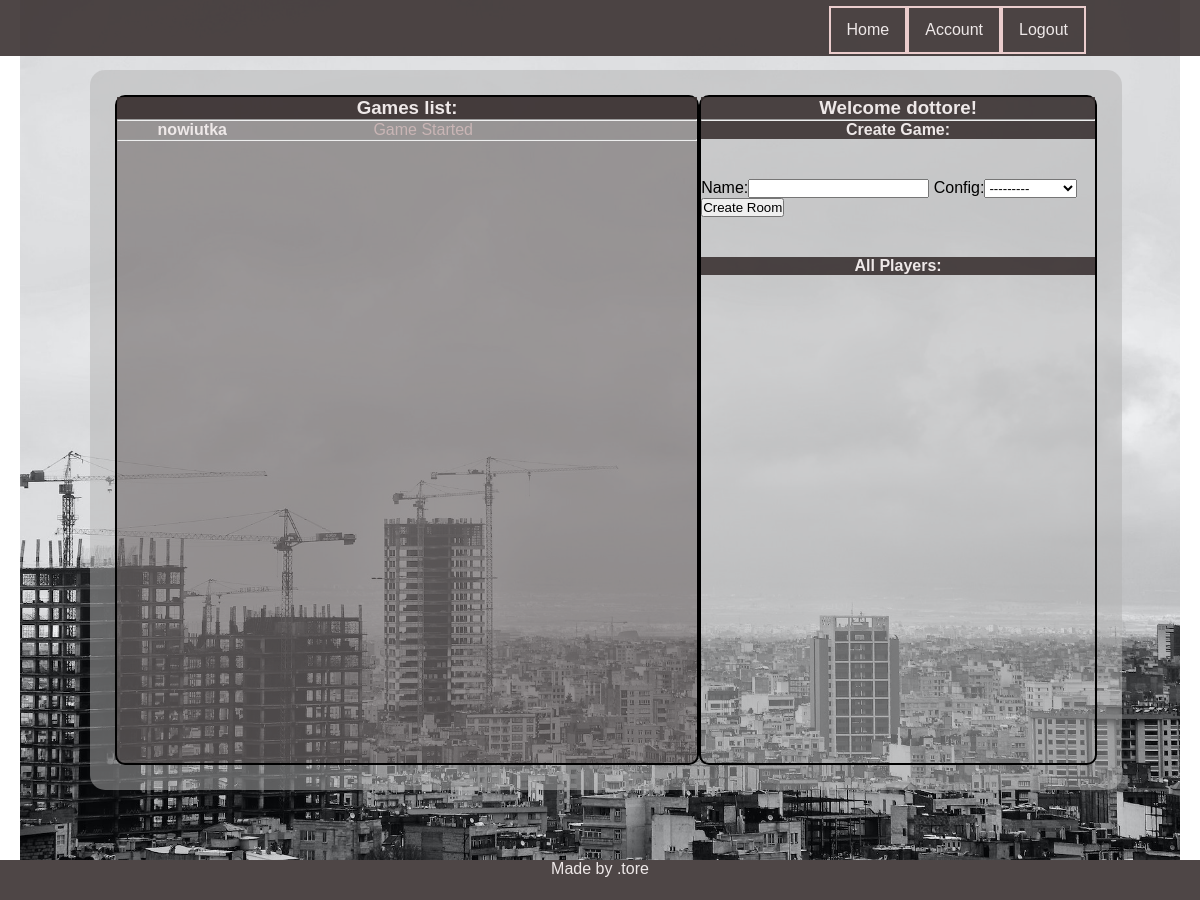
/player/home/s (signed in), run on an earlier commit of the app's database.
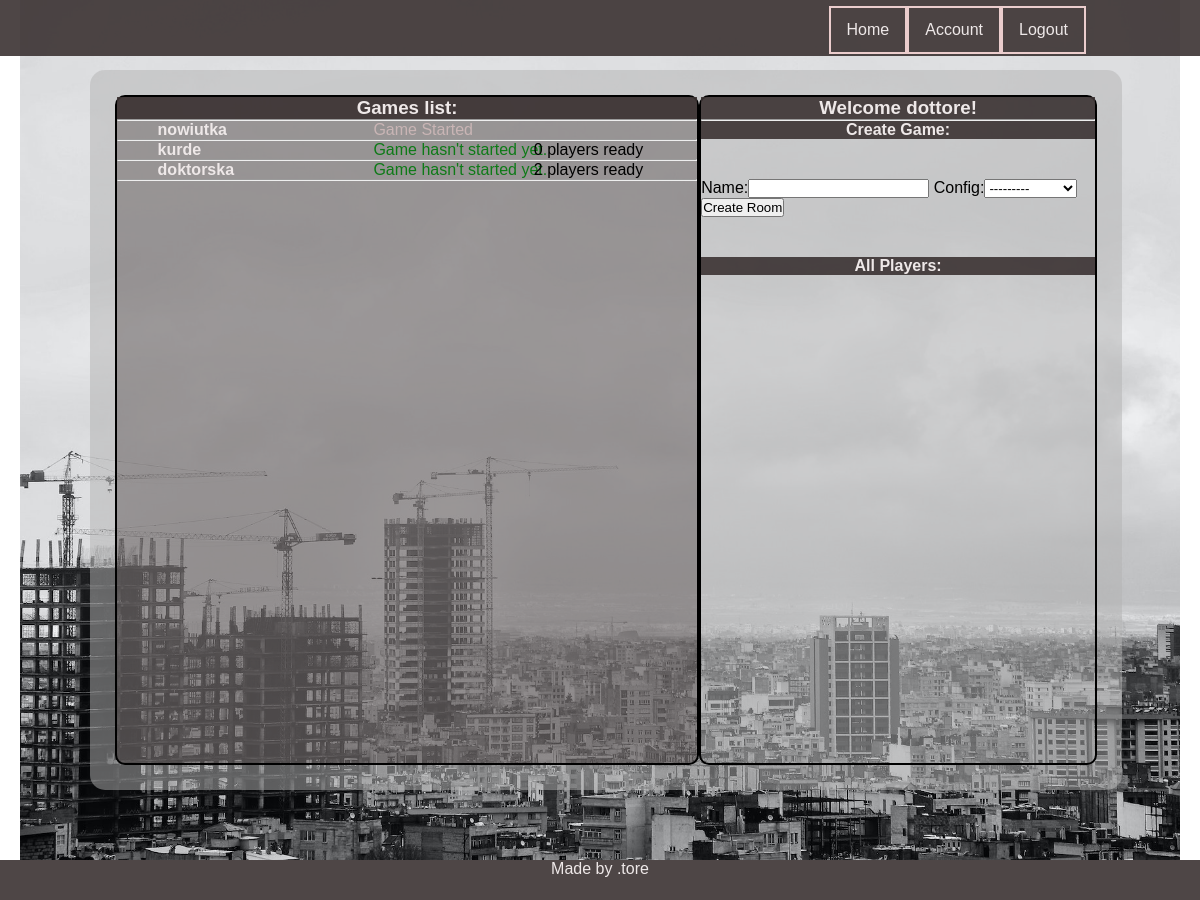
And on a later commit of the database.
### game/models.py (models this page shows, shortened)
class Game(models.Model):
    name = models.CharField(max_length=150)
    host = models.CharField(max_length=10)
    config = models.ForeignKey(Config, on_delete=models.CASCADE, related_name='game_config', blank=True, null=True)
    is_played = models.BooleanField(default=False)
    max_players = models.IntegerField(default=4)
    who_is_ready = models.ManyToManyField(Player, related_name="guys_ready", blank=True)
    who_is_playing = models.ManyToManyField(Player, related_name="guys_playing", blank=True)
    turn = models.IntegerField(default=1)
    turn_of_player = models.ForeignKey(Player, on_delete=models.CASCADE, related_name='czyja_tura', blank=True,
                                       null=True)
    @property
    def how_many_players_ready(self):
        return self.who_is_ready.count()

### player/views.py (the view)
# urls.py: path('home/s', home, name='home'),
@login_required
def home(request):
    usr = request.user.username
    player = Player.objects.get(parent=usr)
    games = Game.objects.all()
    form = CreateGame
    args = {'usr': usr, 'games': games, 'form': form, 'player':player}
    return render(request, 'player/home.html', args)

### game/models.py (called while the page is built)
    def __str__(self):
        return self.name

### player/models.py (called while the page is built)
    def __str__(self):
        return self.nick

### templates/player/home.html (shortened to what this page needs)
{% extends 'base.html' %} {% load static %}  {% block css %}
<link rel="stylesheet" href="{% static 'css/home.css' %}" />
{% endblock %} {% block content %}
<section class="lobby">
  <div class="__header">
    <h3>Games list:</h3>
  </div>
  <hr />
  <ul class="games_list">
    {% for g in games %}
    <div class="game_list__container">
      <li class="game_list__game">
        <a class="game_list__room" href="{% url 'detail' g.id %}">
          <strong>{{g.name}}</strong>
        </a>
        {% if g.is_played %}
        <span class="__game_status --gray">Game Started</span>
        {% else %}
        <span class="__game_status --green">Game hasn't started yet.</span>
        {% if g.how_many_players_ready == 4 %}
        <span class="__players_status --red"> Full</span> {% else %}
        <span class="__players_status">
          {{g.how_many_players_ready}} players ready{% endif %}
        </span>
        {% endif %}
      </li>
    </div>
    <hr />
    {% endfor %}
  </ul>
</section>
<section class="user_menu">
  <div class="__header">
    <h1>Welcome {{player}}!</h1>
  </div>
  <hr />
  <div class="__header">
    <h4>Create Game:</h4>
  </div>
  <form class="new_game_form" method="POST" action='{% url "new_room"%}'>
    {% csrf_token %} {{form}}
    <button type="submit" name="create" value="ok">Create Room</button>
  </form>
  <div class="__header">
    <h4>All Players:</h4>
  </div>
</section>
{% endblock %}

What changed in the data, as far as the page shows it:
added Game: name "kurde", how_many_players_ready "0"
added Game: name "doktorska", how_many_players_ready "2"
